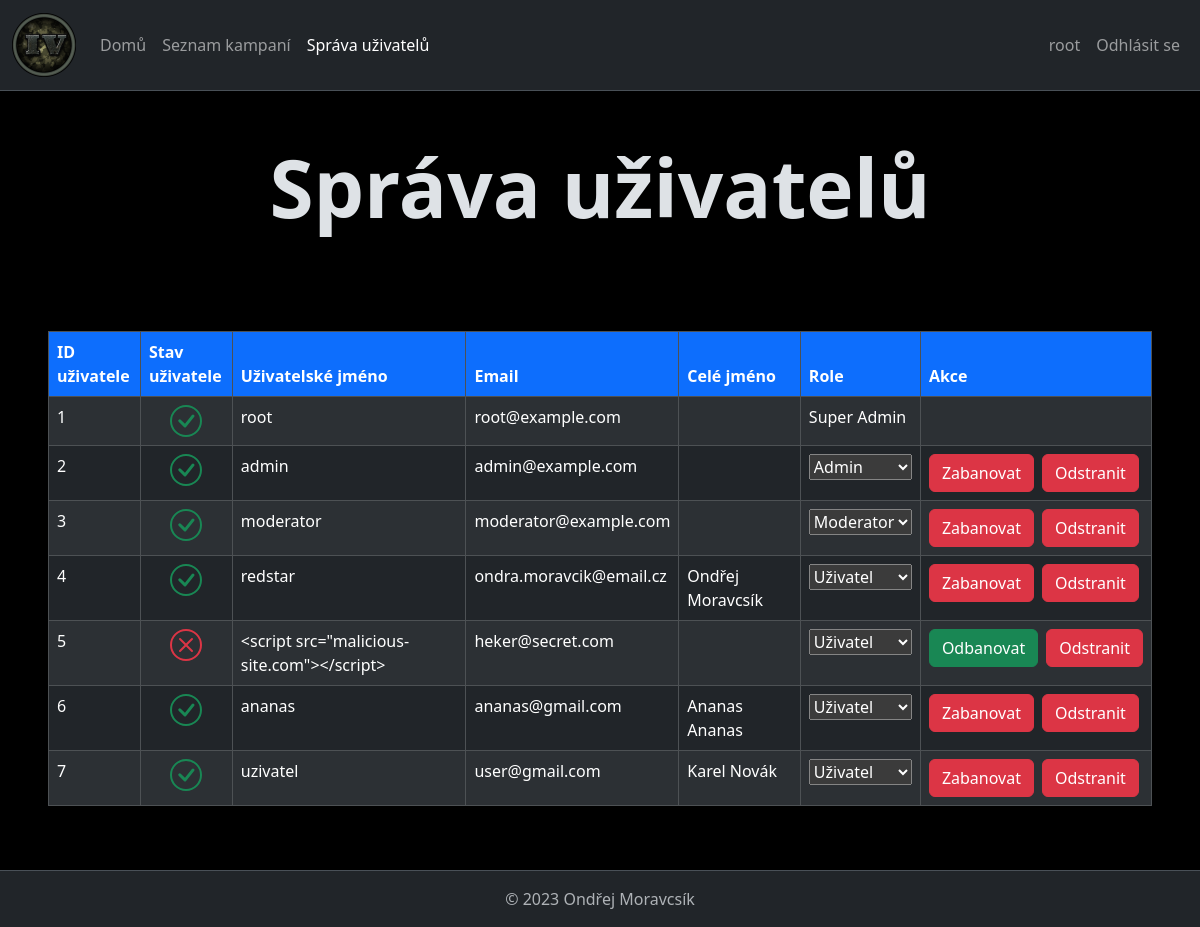
The app's page /?page=users (signed in) with its own data.
### tables this page shows
CREATE TABLE IF NOT EXISTS `users` (
  `id_user` INT UNSIGNED NOT NULL AUTO_INCREMENT,
  `username` VARCHAR(60) NOT NULL,
  `password` VARCHAR(255) NOT NULL,
  `email` VARCHAR(100) NOT NULL,
  `first_name` VARCHAR(50) NULL,
  `last_name` VARCHAR(100) NULL,
  `role_id_role` INT UNSIGNED NOT NULL,
  `is_banned` TINYINT(1) NOT NULL DEFAULT 0,
  PRIMARY KEY (`id_user`),
  UNIQUE INDEX `id_user_UNIQUE` (`id_user` ASC) VISIBLE,
  UNIQUE INDEX `username_UNIQUE` (`username` ASC) VISIBLE,
  INDEX `fk_users_role_idx` (`role_id_role` ASC) VISIBLE,
  UNIQUE INDEX `email_UNIQUE` (`email` ASC) VISIBLE,
  CONSTRAINT `fk_users_role`
    FOREIGN KEY (`role_id_role`)
    REFERENCES `roles` (`id_role`)
    ON DELETE NO ACTION
    ON UPDATE NO ACTION);

CREATE TABLE IF NOT EXISTS `roles` (
  `id_role` INT UNSIGNED NOT NULL AUTO_INCREMENT,
  `name` VARCHAR(15) NOT NULL,
  `permissions` INT UNSIGNED NOT NULL,
  PRIMARY KEY (`id_role`),
  UNIQUE INDEX `id_role_UNIQUE` (`id_role` ASC) VISIBLE);

### app/ApplicationStart.class.php (called while the page is built, shortened)
<?php
class ApplicationStart {
    public function appStart(){
        if(isset($_GET["page"]) && array_key_exists($_GET["page"], WEB_PAGES)){
            $pageKey = $_GET["page"];
        } else {
            $pageKey = DEFAULT_WEB_PAGE_KEY;
        }
        $pageInfo = WEB_PAGES[$pageKey];
        $controller = new $pageInfo["controller_class_name"];
        $tplData = $controller->show($pageInfo["title"]);
        $view = new $pageInfo["view_class_name"];
        $view->printOutput($tplData);
    }
}
?>

### index.php (called while the page is built, shortened)
<?php
require_once("Autoloader.php");
$app = new \redstar\ApplicationStart();
$app->appStart();

### app/Models/UserModel.class.php (called while the page is built, shortened)
<?php
class UserModel implements \JsonSerializable
{
    private int $id;
    private string $username;
    private string $email;
    private string $firstName;
    private string $lastName;
    private RoleModel $role;
    private bool $isBanned;
    public function __construct(int $id, string $username, string $password, string $email, string $firstName, string $lastName, RoleModel $role, bool $isBanned)
    {
        $this->id = $id;
        $this->username = $username;
        $this->email = $email;
        $this->firstName = $firstName;
        $this->lastName = $lastName;
        $this->role = $role;
        $this->isBanned = $isBanned;
    }
    public static function getAllUsers(): array
    {
        $db = DatabaseModel::getDatabaseModel();
        $data = $db->getAllUsers();
        $users = array();
        for ($i = 0; $i < sizeof($data); $i++) {
            $id = $data[$i]["id_user"];
            $username = $data[$i]["username"] ?? "";
            $password = $data[$i]["password"] ?? "";
            $email = $data[$i]["email"] ?? "";
            $firstName = $data[$i]["first_name"] ?? "";
            $lastName = $data[$i]["last_name"] ?? "";
            $role = RoleModel::getRoleById($data[$i]["role_id_role"]);
            $isBanned = $data[$i]["is_banned"] == 1;
            $users[$i] = new UserModel($id, $username, $password, $email, $firstName, $lastName, $role, $isBanned);
        }
        return $users;
    }
    public function getId(): int
    {
        return $this->id;
    }
    public function getUsername(): string
    {
        return $this->username;
    }
    public function getEmail(): string
    {
        return $this->email;
    }
    public function getFirstName(): string
    {
        return $this->firstName;
    }
    public function getLastName(): string
    {
        return $this->lastName;
    }
    public function getRole(): RoleModel
    {
        return $this->role;
    }
    public function isBanned(): bool
    {
        return $this->isBanned;
    }
}

### app/Models/DatabaseModel.class.php (called while the page is built, shortened)
<?php
class DatabaseModel
{
    private static $database;
    private PDO $pdo;
    private function __construct() {
        $this->pdo = new \PDO("mysql:host=".DB_SERVER."; dbname=".DB_NAME, DB_USER, DB_PASS);
    }
    public static function getDatabaseModel() {
        if (empty(self::$database)){
            self::$database = new DatabaseModel();
        }
        return self::$database;
    }
    public function getRoleByIdFromDatabase(int $id): mixed
    {
        $stmt = $this->pdo->prepare("SELECT * FROM roles WHERE id_role = :id_role");
        $stmt->bindValue(":id_role", $id);
        $stmt->execute();
        return $stmt->fetch(PDO::FETCH_ASSOC);
    }
    public function getAllUsers(): array
    {
        $stmt = $this->pdo->prepare("SELECT * FROM users");
        $stmt->execute();
        return $stmt->fetchAll();
    }
    public function getAllRolesFromDatabase(): array
    {
        $stmt = $this->pdo->prepare("SELECT * FROM roles");
        $stmt->execute();
        return $stmt->fetchAll();
    }
}

### app/Models/RoleModel.class.php (called while the page is built, shortened)
<?php
class RoleModel implements \JsonSerializable
{
    private int $id;
    private string $name;
    private int $permissions;
    public function __construct(int $id, string $name, int $permissions)
    {
        $this->id = $id;
        $this->name = $name;
        $this->permissions = $permissions;
    }
    public static function getRoleById(int $id): ?RoleModel {
        $db = DatabaseModel::getDatabaseModel();
        $data = $db->getRoleByIdFromDatabase($id);
        $id = $data["id_role"];
        $name = $data["name"];
        $permissions = $data["permissions"];
        return new RoleModel($id, $name, $permissions);
    }
    public static function getAllRoles(): array
    {
        $db = DatabaseModel::getDatabaseModel();
        $data = $db->getAllRolesFromDatabase();
        $roles = array();
        for ($i = 0; $i < sizeof($data); $i++) {
            $id = $data[$i]["id_role"];
            $name = $data[$i]["name"];
            $permissions = $data[$i]["permissions"];
            $roles[$i] = new RoleModel($id, $name, $permissions);
        }
        return $roles;
    }
    public function getId(): int
    {
        return $this->id;
    }
    public function getName(): string
    {
        return $this->name;
    }
    public function getPermissions(): int
    {
        return $this->permissions;
    }
}

### app/Controllers/UsersPageController.class.php (called while the page is built, shortened)
<?php
class UsersPageController implements IController
{
    public function show(string $pageTitle): array
    {
        $header = new HeaderController();
        $tplData = $header->show($pageTitle);
        $tplData["users"] = UserModel::getAllUsers();
        $tplData["roles"] = RoleModel::getAllRoles();
        return $tplData;
    }
}

### Autoloader.php (called while the page is built, shortened)
<?php
spl_autoload_register(function ($className){
    $className = str_replace(BASE_NAMESPACE_NAME, BASE_APP_DIR_NAME, $className);
    $fileName = dirname(__FILE__) ."\\". $className;
});
?>

### app/Views/UsersPageView.class.php (the view, shortened to what this page needs)
<?php
class UsersPageView implements IView
{
    public function printOutput(array $tplData)
    {
        $header = new HeaderView();
        $header->printOutput($tplData);
        if (isset($tplData["error"])) {
            $error = $tplData["error"];
            echo "<div class='alert alert-danger mx-5 mt-3'><b>Chyba: </b>$error</div>";
        } else {
            echo "
                <h1 class='display-1 text-center fw-bold my-5'>Správa uživatelů</h1>
                <div class='overflow-x-auto my-5 mx-5'>
                    <table class='table table-striped table-dark table-bordered'>
                        <thead class='thead-light'>
                            <tr>
                                <th class='col-1 bg-primary' scope='col'>ID uživatele</th>
                                <th class='col-1 bg-primary' scope='col'>Stav uživatele</th>
                                <th class='bg-primary' scope='col'>Uživatelské jméno</th>
                                <th class='bg-primary' scope='col'>Email</th>
                                <th class='bg-primary' scope='col'>Celé jméno</th>
                                <th class='bg-primary' scope='col'>Role</th>
                                <th class='col-1 bg-primary' scope='col'>Akce</th>
                            </tr>
                            <tbody>";
            for ($i = 0; $i < sizeof($tplData["users"]); $i++) {
                $user = $tplData["users"][$i];
                $userId = $user->getId();
                $userEmail = htmlspecialchars($user->getEmail());
                $userIsBanned = $user->isBanned();
                $username = htmlspecialchars($user->getUsername());
                $userFullName = htmlspecialchars($user->getFirstname()) . " " . htmlspecialchars($user->getLastName());
                $userRoleName = $user->getRole()->getName();
                $userPermissions = $user->getRole()->getPermissions();
                $loggedUserPermissions = $tplData["user"]->getRole()->getPermissions();
                echo "<tr>";
                echo "<td>$userId</td>";
                if ($userIsBanned) {
                    echo "
                        <td class='text-danger text-center'>
                            <svg xmlns='http://www.w3.org/2000/svg' width='32' height='32' fill='currentColor' class='bi bi-x-circle' viewBox='0 0 16 16'>
                              <path d='M8 15A7 7 0 1 1 8 1a7 7 0 0 1 0 14m0 1A8 8 0 1 0 8 0a8 8 0 0 0 0 16'/>
                              <path d='M4.646 4.646a.5.5 0 0 1 .708 0L8 7.293l2.646-2.647a.5.5 0 0 1 .708.708L8.707 8l2.647 2.646a.5.5 0 0 1-.708.708L8 8.707l-2.646 2.647a.5.5 0 0 1-.708-.708L7.293 8 4.646 5.354a.5.5 0 0 1 0-.708'/>
                            </svg>
                        </td>";
                } else {
                    echo "
                        <td class='text-success text-center'>
                            <svg xmlns='http://www.w3.org/2000/svg' width='32' height='32' fill='currentColor' class='bi bi-check-circle' viewBox='0 0 16 16'>
                                <path d='M8 15A7 7 0 1 1 8 1a7 7 0 0 1 0 14m0 1A8 8 0 1 0 8 0a8 8 0 0 0 0 16'></path>
                                <path d='m10.97 4.97-.02.022-3.473 4.425-2.093-2.094a.75.75 0 0 0-1.06 1.06L6.97 11.03a.75.75 0 0 0 1.079-.02l3.992-4.99a.75.75 0 0 0-1.071-1.05'></path>
                            </svg>
                        </td>";
                }
                echo "<td>$username</td>";
                echo "<td>$userEmail</td>";
                echo "<td>$userFullName</td>";
                if ($loggedUserPermissions > $userPermissions and $loggedUserPermissions > 5) {
                    ?>
                        <td>
                        <?php echo "<select id='changeRoleSelect$i' onchange='changeUserRole($userId, $i)'>"; ?>
                            <?php
                            foreach ($tplData["roles"] as $role) {
                                $roleId = $role->getId();
                                $roleName = $role->getName();
                                $rolePermissions = $role->getPermissions();
                                if ($loggedUserPermissions > $rolePermissions) {
                                    if ($role->getName() == $userRoleName) {
                                        echo "<option value='$roleId' selected>$roleName</option>";
                                    } else {
                                        echo "<option value='$roleId'>$roleName</option>";
                                    }
                                }
                            }
                            ?>
                        </select>
                        </td>
                    <?php
                } else {
                    echo "<td>$userRoleName</td>";
                }
                echo "<td><div class='d-inline-flex gap-2'>";
                if ($loggedUserPermissions > $userPermissions) {
                    if (!$userIsBanned) {
                        echo "<button class='btn btn-danger' data-bs-toggle='modal' data-bs-target='#banModal' onclick='targetUser($userId)'>Zabanovat</button>";
                    } else {
                        echo "<button class='btn btn-success' data-bs-toggle='modal' data-bs-target='#unbanModal' onclick='targetUser($userId)'>Odbanovat</button>";
                    }
                    if ($loggedUserPermissions > 5) {
                        echo "<button class='btn btn-danger' data-bs-toggle='modal' data-bs-target='#removeUserModal' onclick='targetUser($userId)'>Odstranit</button>";
                    }
                }
                echo  "</div></td>";
                echo "</tr>";
            }
            echo "
                            </tbody>
                        </thead>
                    </table>
                </div>
            ";
            ?>
<?php
        }
        $header->getHTMLFooter();
    }
}

### app/Views/HeaderView.class.php (shortened to what this page needs)
<?php
class HeaderView implements IView
{
    public function printOutput(array $tplData)
    {
        $this->getHTMLHeader($tplData["title"], $tplData["user"], $tplData);
    }
    public function getHTMLHeader(string $pageTitle, ?UserModel $user, array $tplData) {
        ?>
        <!doctype html>
        <html lang="cs">
        <head>
            <link href="https://cdn.jsdelivr.net/npm/bootstrap@5.3.2/dist/css/bootstrap.min.css" rel="stylesheet">
            <link href="../../../MORAVCSIK-ONDREJ/app/Resources/styles.css" rel="stylesheet">
        </head>
        <body class="d-flex flex-column min-vh-100 bg-black" data-bs-theme="dark">
        <header>
        <nav class="navbar navbar-expand-lg bg-dark border-bottom" data-bs-theme="dark">
        <div class="container-fluid">
        <a class="navbar-brand" href="?page=home">
            <img src="../../../MORAVCSIK-ONDREJ/app/Resources/logos/navbar-logo.png" alt="Logo hlavní stránky" height="64" width="64">
        </a>
        <div class="collapse navbar-collapse" id="navbarColor02">
        <ul class="navbar-nav me-auto">
            <li class="nav-item">
                <a class="nav-link <?php echo $pageTitle == 'Úvodní stránka' ? 'active' : '';?>" href="?">Domů</a>
            </li>
            <li class="nav-item">
                <a class="nav-link <?php echo $pageTitle == 'Seznam kampaní' ? 'active' : '';?>" href="?page=matches">Seznam kampaní</a>
            </li>
            <?php
                if (isset($user) and $tplData["user"]->getRole()->getPermissions() > 1) {
            ?>
            <li class="nav-item">
                <a class="nav-link <?php echo $pageTitle == 'Správa uživatelů' ? 'active' : '';?>" href="?page=users">Správa uživatelů</a>
            </li>
            <?php
                }
            ?>
        </ul>
        <ul class="navbar-nav">
        <?php
        if (isset($user)) {
            ?>
            <li class="nav-item">
                <a class="nav-link"><?php echo htmlspecialchars($user->getUsername()); ?></a>
            </li>
            <li>
                <form method="post">
                    <button href="#" class="nav-item nav-link" type="submit" name="logout-btn" value="logout">Odhlásit se</button>
                </form>
            </li>
        <?php } ?>
            </ul>
            </div>
            </div>
            </nav>
            </header>
        <?php
    }
    public function getHTMLFooter() {
        ?>
        <footer class="bg-dark align-items-center mt-auto pt-3 border-top" data-bs-theme="dark">
            <p class="align-items-center text-center justify-content-center text-muted">&#169 2023 Ondřej Moravcsík</p>
        </footer>
        </body>
        </html>
        <?php
    }
}

### records on screen
users: username "root", role_id_role.id_role "1", is_banned 0 (drawn), email "root@example.com", role_id_role.name "Super Admin"
roles: id_role "2"
users: username "admin", email "admin@example.com"
roles: id_role "3"
users: username "moderator", email "moderator@example.com"
roles: id_role "4"
users: username "redstar", email "ondra.moravcik@email.cz", userFullName "Ondřej Moravcsík"
users: id_user "5", is_banned 1 (drawn), username "<script src=\"malicious-site.com\"></script>", email "heker@secret.com"
users: id_user "6", is_banned 0 (drawn), username "ananas", email "ananas@gmail.com", userFullName "Ananas Ananas"
users: id_user "7", is_banned 0 (drawn), username "uzivatel", email "user@gmail.com", userFullName "Karel Novák"

### other values on screen
form field value "Admin"
form field value "Moderator"
form field value "Uživatel"
